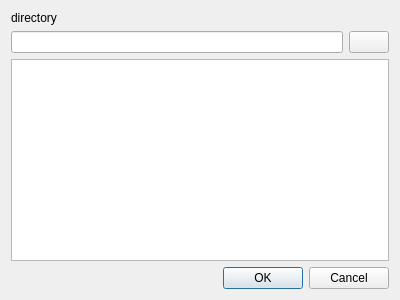
<?xml version="1.0" encoding="UTF-8"?>
<ui version="4.0">
 <class>FileSearchDialog</class>
 <widget class="QDialog" name="FileSearchDialog">
  <property name="geometry">
   <rect>
    <x>0</x>
    <y>0</y>
    <width>400</width>
    <height>300</height>
   </rect>
  </property>
  <property name="windowTitle">
   <string>Dialog</string>
  </property>
  <layout class="QVBoxLayout" name="verticalLayout">
   <item>
    <layout class="QGridLayout" name="gridLayout">
     <item row="1" column="1">
      <widget class="QPushButton" name="searchButton">
       <property name="text">
        <string/>
       </property>
      </widget>
     </item>
     <item row="4" column="0" colspan="2">
      <widget class="QDialogButtonBox" name="buttonBox">
       <property name="orientation">
        <enum>Qt::Horizontal</enum>
       </property>
       <property name="standardButtons">
        <set>QDialogButtonBox::Cancel|QDialogButtonBox::Ok</set>
       </property>
      </widget>
     </item>
     <item row="1" column="0">
      <widget class="QLineEdit" name="requestLineEdit"/>
     </item>
     <item row="3" column="0" colspan="2">
      <widget class="QTableView" name="searchResultView"/>
     </item>
     <item row="0" column="0" colspan="2">
      <widget class="QLabel" name="selectedDirectoryLabel">
       <property name="text">
        <string>directory</string>
       </property>
      </widget>
     </item>
    </layout>
   </item>
  </layout>
 </widget>
 <resources/>
 <connections>
  <connection>
   <sender>buttonBox</sender>
   <signal>accepted()</signal>
   <receiver>FileSearchDialog</receiver>
   <slot>accept()</slot>
   <hints>
    <hint type="sourcelabel">
     <x>248</x>
     <y>254</y>
    </hint>
    <hint type="destinationlabel">
     <x>157</x>
     <y>274</y>
    </hint>
   </hints>
  </connection>
  <connection>
   <sender>buttonBox</sender>
   <signal>rejected()</signal>
   <receiver>FileSearchDialog</receiver>
   <slot>reject()</slot>
   <hints>
    <hint type="sourcelabel">
     <x>316</x>
     <y>260</y>
    </hint>
    <hint type="destinationlabel">
     <x>286</x>
     <y>274</y>
    </hint>
   </hints>
  </connection>
 </connections>
</ui>
